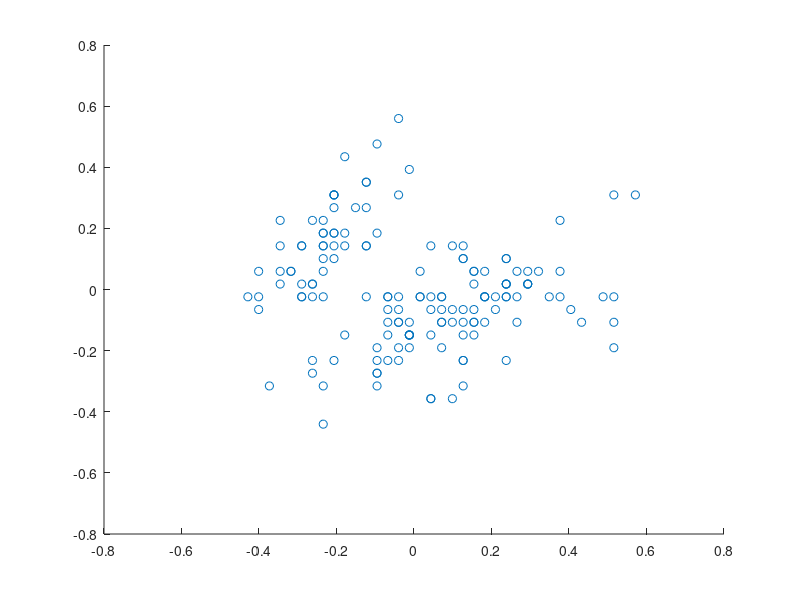

This chart was generated by the following MATLAB code:
%My personal experiments with PCA
clc
clear 
close all
data=load ('fisheriris.mat');
x=data.meas(:,1:4);
%x=[-10;9;-9;10]
for i=1:2
x_norm(:,i)=(x(:,i)-mean(x(:,i)))/range(x(:,i));
end
scatter(x_norm(:,1),x_norm(:,2))

load hald;
[pc,score,latent,tsquare] = pca(ingredients);
pc,latent

%[m,n]=princomp(x_norm)